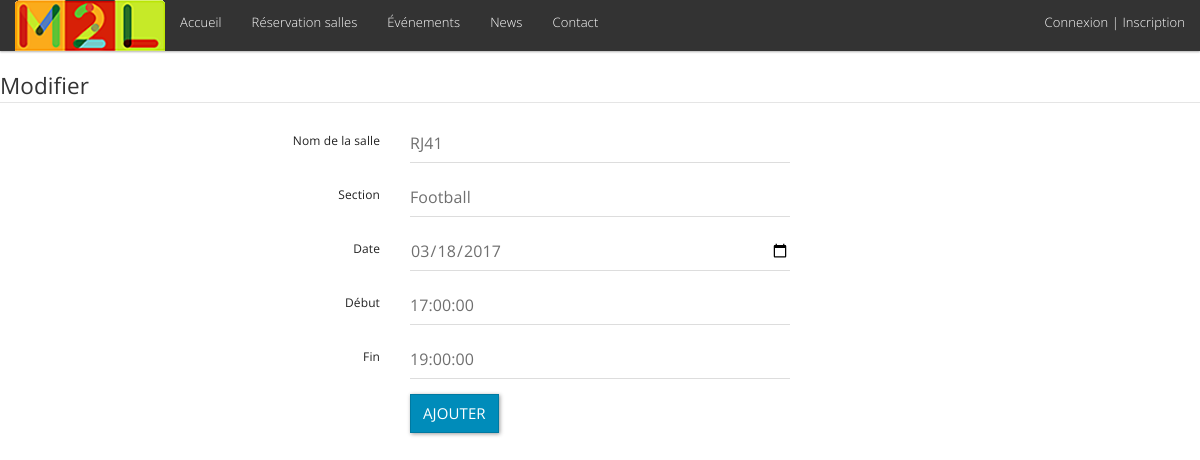
The page /update_room.php?id=3 on the database its author committed.
### tables this page shows
CREATE TABLE `booking` (
  `id` int(11) NOT NULL,
  `Salle` varchar(255) NOT NULL,
  `Nom` varchar(255) NOT NULL,
  `Section` varchar(255) NOT NULL,
  `Date` date NOT NULL,
  `Debut` time NOT NULL,
  `Fin` time NOT NULL
);

### update_room.php (the view, shortened to what this page needs)
<!DOCTYPE html>
<html>
<link rel="stylesheet" href="assets/css/bootstrap.css">
<link rel="stylesheet" href="css/bootstrap.min.css">
  <head>
  </head>
  <body>
<?php
$ID = $_GET['id'];
 include 'assets/inc/navbar.php';
 $bdd = connectToSQL();
 $reponse = $bdd->query('SELECT * FROM `booking` WHERE `id` = "'.$ID.'"');
 $donnees = $reponse->fetch();
?>
    <form class="form-horizontal" method="post" action="assets/inc/up_room.php?id=<?php echo $ID ?>">
    <fieldset>
    <legend>Modifier</legend>
    <div class="form-group">
      <label class="col-md-4 control-label" for="selectbasic">Nom de la salle</label>
      <div class="col-md-4">
        <input name="salle" type="text" value="<?php echo $donnees['Salle'] ?>" class="form-control input-md" required="">
      </div>
    </div>
    <div class="form-group">
      <label class="col-md-4 control-label" for="textinput">Section</label>
      <div class="col-md-4">
      <input name="section" type="text" value="<?php echo $donnees['Section'] ?>" class="form-control input-md" required="">
    </div>
      </div>
      <div class="form-group">
        <label class="col-md-4 control-label" for="textinput">Date</label>
        <div class="col-md-4">
        <input name="date" type="date" value="<?php echo $donnees['Date'] ?>" class="form-control input-md" required="">
      </div>
        </div>
        <div class="form-group">
          <label class="col-md-4 control-label" for="textinput">Début</label>
          <div class="col-md-4">
          <input name="debut" type="heure" value="<?php echo $donnees['Debut'] ?>" class="form-control input-md" required="">
        </div>
          </div>
          <div class="form-group">
            <label class="col-md-4 control-label" for="textinput">Fin</label>
            <div class="col-md-4">
            <input name="fin" type="heure" value="<?php echo $donnees['Fin'] ?>" class="form-control input-md" required="">
          </div>
            </div>
    <div class="form-group">
      <label class="col-md-4 control-label" for="button1id"></label>
      <div class="col-md-8">
        <button name="ajouter" class="btn btn-primary">Ajouter</button>
      </div>
    </div>
    </fieldset>
    </form>
  </body>
</html>

### rows shown on the page
booking: salle "RJ41", section "Football", date "03/18/2017", debut "17:00:00", fin "19:00:00"
